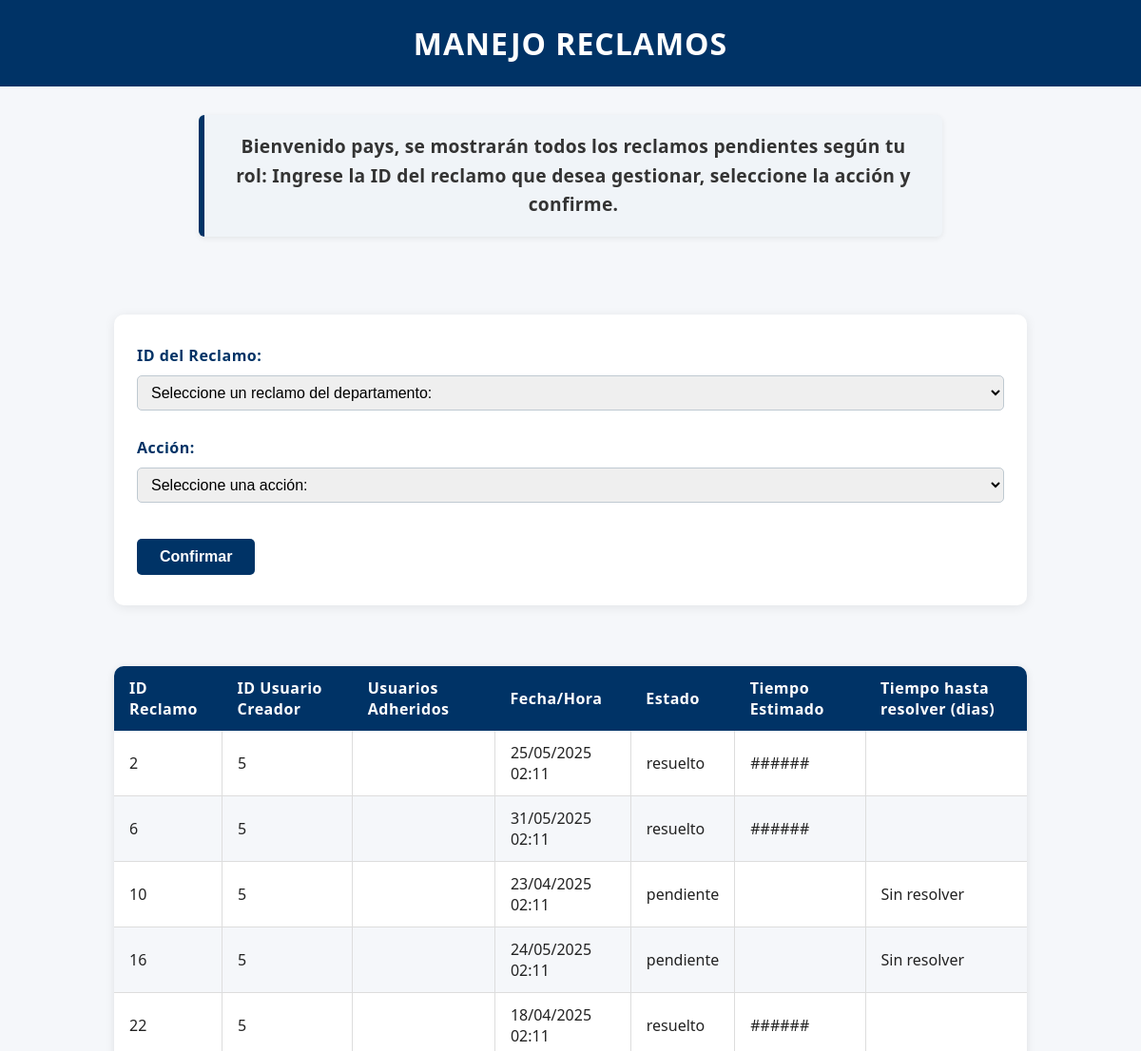
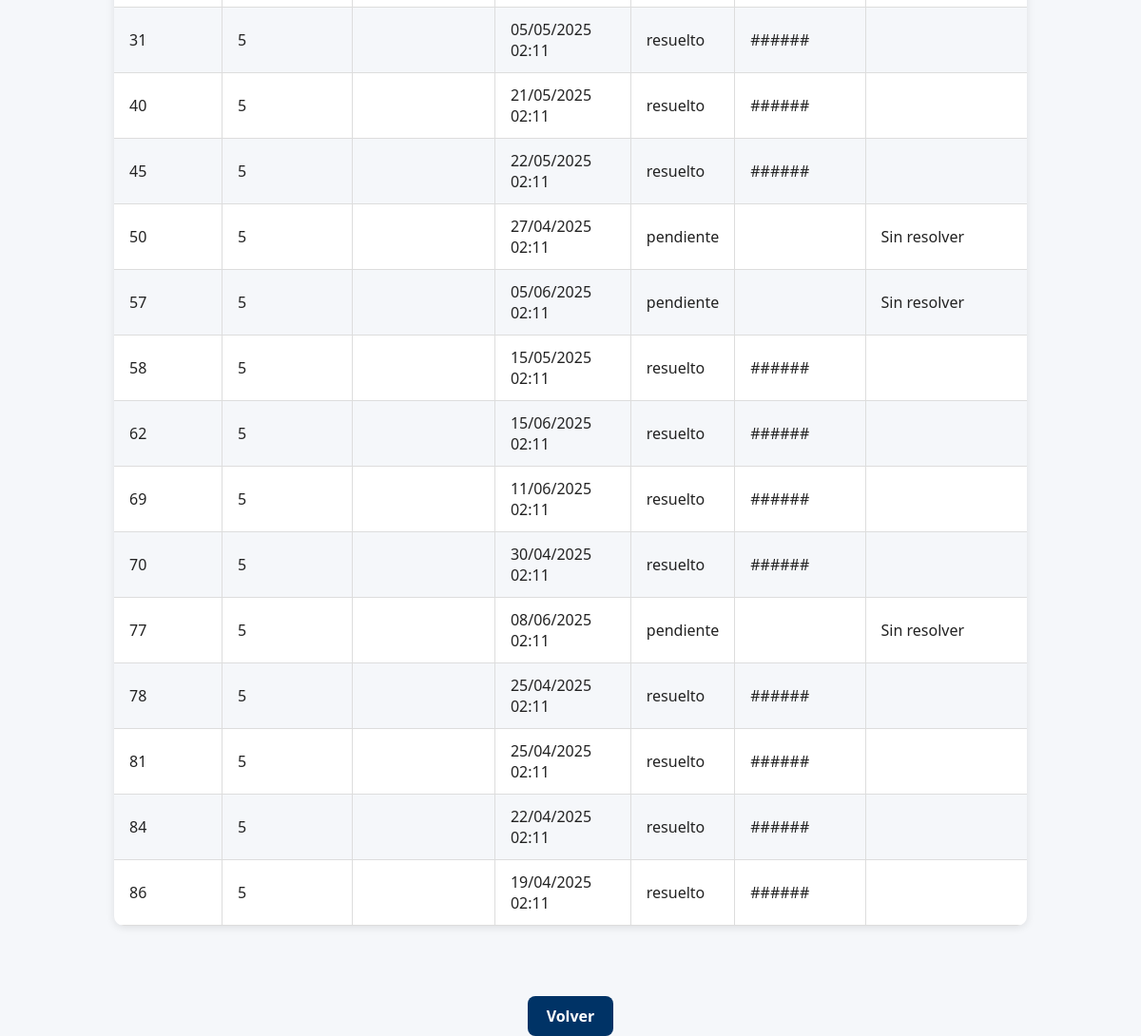
Screenshot of /manejar_reclamos (signed in) with the database file from the repository (2 pictures, top to bottom).
### modules/modelos.py (models this page shows, shortened)
class Base(DeclarativeBase):
    pass

class ModeloUsuario(Base):
    __tablename__ = 'usuarios'
    id = Column(Integer, primary_key=True)
    nombre = Column(String)
    apellido = Column(String)
    email = Column(String, unique=True)
    nombre_de_usuario = Column(String, unique=True)
    contraseña = Column(String)
    rol = Column(String)
    claustro = Column(String)
    reclamos = relationship(
        "ModeloReclamo",
        secondary="reclamos_usuarios",
        back_populates="usuarios"
    )

class ModeloReclamo(Base):
    __tablename__ = 'reclamos'
    id = Column(Integer, primary_key=True)
    estado = Column(String, default="pendiente")
    fecha_hora = Column(DateTime, default=datetime.utcnow)
    contenido = Column(String)
    usuario_id = Column(Integer, ForeignKey('usuarios.id'))
    clasificacion = Column(String)
    usuarios = relationship(
        "ModeloUsuario",
        secondary="reclamos_usuarios",
        back_populates="reclamos"
    )

### server.py (the view, shortened to what this page needs)
@app.route("/manejar_reclamos", methods=["GET", "POST"])
@login_required
def manejo_reclamos():
    rol = current_user.rol
    if rol not in ['1', '2', '3', '4']:
        flash("No tienes permisos para acceder.", "danger")
        return redirect(url_for('index'))
    reclamos = repo_reclamos.obtener_todos_los_registros(usuario_id=current_user.id)
    selected_id = None
    return render_template(
        'manejo_reclamos.html',
        reclamos=reclamos,
        usuario=current_user,
        selected_id=selected_id,
        date=date
    )

### modules/login.py (called while the page is built)
    @property
    def is_authenticated(self):
        return True

### modules/repositorio.py (called while the page is built)
    def obtener_registro_por_filtro(self, campo, valor, campo2=None, valor2=None):
        query = self.__session.query(ModeloUsuario).filter(getattr(ModeloUsuario, campo) == valor)
        if campo2 and valor2:
            query = query.filter(getattr(ModeloUsuario, campo2) == valor2)
        modelo = query.first()
        if modelo:
            return self.__map_modelo_a_entidad(modelo)
        return None

    def __map_modelo_a_entidad(self, modelo: ModeloUsuario):
        return Usuario(
            nombre=modelo.nombre,
            apellido=modelo.apellido,
            email=modelo.email,
            nombre_de_usuario=modelo.nombre_de_usuario,
            contraseña=modelo.contraseña,
            rol=modelo.rol,
            claustro=modelo.claustro,
            id=modelo.id
        )

    def obtener_todos_los_registros(self, usuario_id):
        return self.__session.query(ModeloReclamo).filter_by(usuario_id=usuario_id).all()

### modules/usuarios.py (called while the page is built)
    @property
    def nombre(self):
        return self.__nombre

    @nombre.setter
    def nombre(self, nuevo_nombre: str):
        if not isinstance(nuevo_nombre, str):
            raise ValueError("El nombre debe ser una cadena de texto")
        self.__nombre = nuevo_nombre

    @property
    def apellido(self):
        return self.__apellido

    @apellido.setter
    def apellido(self, nuevo_apellido: str):
        if not isinstance(nuevo_apellido, str):
            raise ValueError("El apellido debe ser una cadena de texto")
        self.__apellido = nuevo_apellido

    @property
    def email(self):
        return self.__email

    @email.setter
    def email(self, nuevo_email: str):
        if not isinstance(nuevo_email, str):
            raise ValueError("El email debe ser una cadena de texto")
        self.__email = nuevo_email

    @property
    def nombre_de_usuario(self):
        return self.__nombre_de_usuario

    @nombre_de_usuario.setter
    def nombre_de_usuario(self, nuevo_nombre_de_usuario: str):
        if not isinstance(nuevo_nombre_de_usuario, str):
            raise ValueError("El nombre de usuario debe ser una cadena de texto")
        self.__nombre_de_usuario = nuevo_nombre_de_usuario

    @property
    def contraseña(self):
        return self.__contraseña

    @contraseña.setter
    def contraseña(self, value):
        self.__contraseña = value

    @property
    def rol(self):
        return self.__rol

    @property
    def id(self):
        return self.__id

### templates/manejo_reclamos.html (shortened to what this page needs)
<!DOCTYPE html>
<html lang="es">
<head>
    <link rel="stylesheet" href="{{ url_for('static', filename='style.css') }}">
</head>
<body class="pagina-manejo-reclamos">
    <header class="header-principal">
        <h1 class="titulo-principal">MANEJO RECLAMOS</h1>
        <div class="saludo">
            Bienvenido {{ current_user.nombre_de_usuario }}, se mostrarán todos los reclamos pendientes según tu rol:
            Ingrese la ID del reclamo que desea gestionar, seleccione la acción y confirme.
        </div>
    </header>
    <main class="contenedor-manejo">
        <div class="formulario-contenedor">
            <form class="formulario-manejo" action="{{ url_for('manejo_reclamos') }}" method="POST">
                <div class="form-group">
                    <label for="reclamo_id">ID del Reclamo:</label>
                    <select id="reclamo_id" name="reclamo_id" required>
                        <option value="" disabled selected>Seleccione un reclamo del departamento:</option>
                    </select>
                </div>
                <div class="form-group">
                    <label for="accion">Acción:</label>
                    <select id="accion" name="accion" required>
                        <option value="" disabled selected>Seleccione una acción:</option>
                    </select>
                </div>
                <button type="submit">Confirmar</button>
            </form>
        </div>
        <div>
            <table class="tabla-reclamos">
                <thead>
                    <tr>
                        <th>ID Reclamo</th>
                        <th>ID Usuario Creador</th>
                        <th>Usuarios Adheridos</th>
                        <th>Fecha/Hora</th>
                        <th>Estado</th>
                        <th>Tiempo Estimado</th>
                        <th>Tiempo hasta resolver (dias)</th>
                    </tr>
                </thead>
                <tbody>
                    {% for reclamo in reclamos if reclamo.estado != 'invalido' %}
                        <tr>
                            <td>{{ reclamo.id }}</td>
                            <td>{{ reclamo.usuario_id }}</td>
                            <td>
                            </td>
                            <td>{{ reclamo.fecha_hora.strftime('%d/%m/%Y %H:%M') }}</td>
                            <td>{{ reclamo.estado }}</td>
                            <td>
                                {% if reclamo.estado == 'resuelto' %}
                                    ######
                                {% elif reclamo.tiempo_estimado == 0 %}
                                    Sin asignar
                                {% else %}
                                    {{ reclamo.tiempo_estimado}}
                                {% endif %}
                            </td>
                            <td>
                                {%if reclamo.estado == 'resuelto'%}
                                    {{reclamo.resuelto_en}}
                                {%else%}
                                    Sin resolver
                                {%endif%}
                            </td>
                        </tr>
                    {% else %}
                        <tr><td colspan="6" style="text-align:center;">No hay reclamos pendientes.</td></tr>
                    {% endfor %}
                </tbody>
            </table>
        </div>
    </main>
    <div class="volver-contenedor" style="text-align: center; margin: 30px 0;">
        <a href="{{ url_for('inicio') }}" class="enlace-boton">Volver</a>
    </div>
</body>
</html>

### static/style.css (style rules this page uses)
html, body { font-family: 'Segoe UI', Arial, sans-serif; background-color: #f5f7fa; color: #222; margin: 0; padding: 0; height: 100%; }
main { min-height: calc(100vh - 100px); padding-bottom: 20px; box-sizing: border-box; flex:1 }
h1 { background-color: #003366; color: #fff; margin: 0; padding: 24px 0; text-align: center; letter-spacing: 1px; }
form { background: #fff; padding: 32px 24px; border-radius: 10px; box-shadow: 0 2px 12px rgba(0,0,0,0.08); margin-top: 32px; }
.form-group { margin-bottom: 18px; }
label { display: block; font-weight: bold; color: #003366; margin-bottom: 6px; letter-spacing: 0.5px; }
input[type="text"], input[type="email"], input[type="password"], select { width: 100%; padding: 8px 10px; border: 1px solid #bfc9d1; border-radius: 5px; font-size: 1em; margin-bottom: 4px; box-sizing: border-box; transition: border 0.2s; }
input[type="creacion"], select { width: 100%; padding: 8px 10px; border: 1px solid #bfc9d1; border-radius: 5px; font-size: 1em; margin-bottom: 4px; box-sizing: border-box; transition: border 0.2s; }
button[type="submit"] { background-color: #003366; color: #fff; border: none; padding: 10px 24px; border-radius: 5px; font-size: 1em; font-weight: bold; cursor: pointer; margin-top: 10px; transition: background 0.2s; }
table { width: 100%; border-collapse: collapse; margin: 24px 0; font-family: 'Segoe UI', Arial, sans-serif; font-size: 1em; color: #222; box-shadow: 0 2px 8px rgba(0,0,0,0.1); border-radius: 10px; overflow: hidden; background: #fff; }
thead { background-color: #003366; color: #fff; text-align: left; }
thead th { padding: 12px 16px; font-weight: bold; letter-spacing: 0.5px; }
tbody tr { border-bottom: 1px solid #ddd; }
tbody tr:nth-child(even) { background-color: #f5f7fa; }
tbody td { padding: 12px 16px; vertical-align: middle; border-left: 1px solid #ddd; }
tbody td:first-child { border-left: none; }
a { position: relative; color: #003366; font-weight: 600; text-decoration: none; cursor: pointer; transition: color 0.3s ease; }
a::after { content: ''; position: absolute; width: 0; height: 2px; left: 0; bottom: -3px; background-color: #00509e; transition: width 0.3s ease; border-radius: 2px; }
a.enlace-boton { display: inline-block; padding: 10px 20px; background-color: #003366; color: #fff; border-radius: 8px; text-decoration: none; font-weight: bold; }
.saludo { font-family: 'Segoe UI', Tahoma, Geneva, Verdana, sans-serif; font-size: 1.15em; color: #00294d; font-weight: 600; text-align: center; max-width: 720px; margin: 30px auto; padding: 18px 28px; border-left: 6px solid #003366; background-color: #f0f4f8; box-shadow: 0 2px 6px rgba(0, 0, 0, 0.07); line-height: 1.6; letter-spacing: 0.3px; border-radius: 6px; }
.titulo-principal { text-align: center; margin-bottom: 20px; color: #ffffff; }
.saludo { text-align: center; font-size: 1.2rem; color: #333; margin-bottom: 30px; }
.pagina-manejo-reclamos { padding: 0; background-color: #f5f7fa; }
.contenedor-manejo { max-width: 1000px; margin: 0 auto; display: flex; gap: 40px; flex-wrap: wrap; justify-content: center; padding: 20px; }
.formulario-contenedor { flex: 1 1 400px; min-width: 350px; }
.formulario-manejo select, .formulario-manejo label { margin-bottom: 10px; }
.volver-contenedor { text-align: center; margin-top: 30px; }

### rows the page displays
ModeloUsuario: nombre_de_usuario "pays"
ModeloReclamo: id "2", usuario_id "5", fecha_hora "25/05/2025 02:11", estado "resuelto"
ModeloReclamo: id "6", usuario_id "5", fecha_hora "31/05/2025 02:11", estado "resuelto"
ModeloReclamo: id "10", usuario_id "5", fecha_hora "23/04/2025 02:11", estado "pendiente", shows "Sin resolver"
ModeloReclamo: id "16", usuario_id "5", fecha_hora "24/05/2025 02:11", estado "pendiente", shows "Sin resolver"
ModeloReclamo: id "22", usuario_id "5", fecha_hora "18/04/2025 02:11", estado "resuelto"
ModeloReclamo: id "31", usuario_id "5", fecha_hora "05/05/2025 02:11", estado "resuelto"
ModeloReclamo: id "40", usuario_id "5", fecha_hora "21/05/2025 02:11", estado "resuelto"
ModeloReclamo: id "45", usuario_id "5", fecha_hora "22/05/2025 02:11", estado "resuelto"
ModeloReclamo: id "50", usuario_id "5", fecha_hora "27/04/2025 02:11", estado "pendiente", shows "Sin resolver"
ModeloReclamo: id "57", usuario_id "5", fecha_hora "05/06/2025 02:11", estado "pendiente", shows "Sin resolver"
ModeloReclamo: id "58", usuario_id "5", fecha_hora "15/05/2025 02:11", estado "resuelto"
ModeloReclamo: id "62", usuario_id "5", fecha_hora "15/06/2025 02:11", estado "resuelto"
ModeloReclamo: id "69", usuario_id "5", fecha_hora "11/06/2025 02:11", estado "resuelto"
ModeloReclamo: id "70", usuario_id "5", fecha_hora "30/04/2025 02:11", estado "resuelto"
ModeloReclamo: id "77", usuario_id "5", fecha_hora "08/06/2025 02:11", estado "pendiente", shows "Sin resolver"
ModeloReclamo: id "78", usuario_id "5", fecha_hora "25/04/2025 02:11", estado "resuelto"
ModeloReclamo: id "81", usuario_id "5", fecha_hora "25/04/2025 02:11", estado "resuelto"
ModeloReclamo: id "84", usuario_id "5", fecha_hora "22/04/2025 02:11", estado "resuelto"
ModeloReclamo: id "86", usuario_id "5", fecha_hora "19/04/2025 02:11", estado "resuelto"
